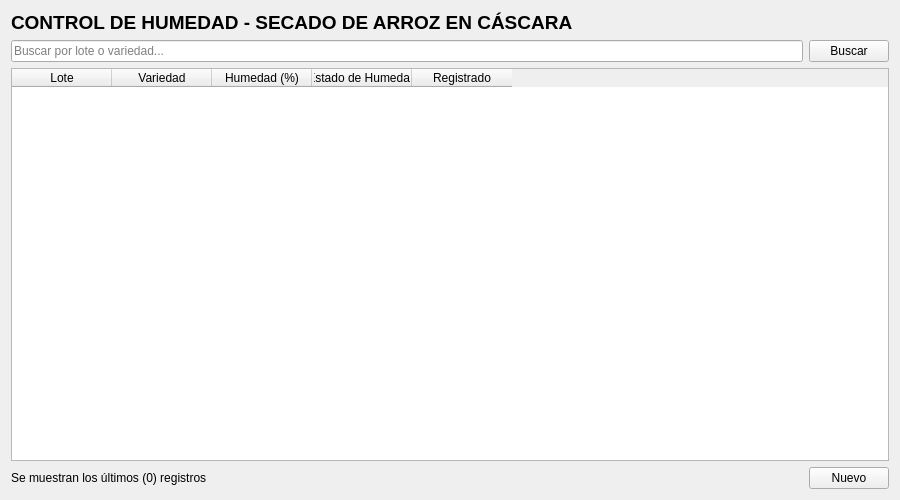
<?xml version="1.0" encoding="UTF-8"?>
<ui version="4.0">
 <class>Form</class>
 <widget class="QWidget" name="Form">
  <property name="geometry">
   <rect>
    <x>0</x>
    <y>0</y>
    <width>900</width>
    <height>500</height>
   </rect>
  </property>
  <property name="windowTitle">
   <string>Control de Humedad de Arroz - Molinos de Lambayeque</string>
  </property>
  <layout class="QVBoxLayout" name="verticalLayout">
   <item>
    <widget class="QLabel" name="label">
     <property name="font">
      <font>
       <pointsize>14</pointsize>
       <bold>true</bold>
      </font>
     </property>
     <property name="text">
      <string>CONTROL DE HUMEDAD - SECADO DE ARROZ EN CÁSCARA</string>
     </property>
    </widget>
   </item>
   <item>
    <layout class="QHBoxLayout" name="layout_busqueda">
     <item>
      <widget class="QLineEdit" name="txt_buscar">
       <property name="placeholderText">
        <string>Buscar por lote o variedad...</string>
       </property>
      </widget>
     </item>
     <item>
      <widget class="QPushButton" name="btn_buscar">
       <property name="text">
        <string>Buscar</string>
       </property>
      </widget>
     </item>
    </layout>
   </item>
   <item>
    <widget class="QTableWidget" name="tbl_muestras">
     <column>
      <property name="text">
       <string>Lote</string>
      </property>
     </column>
     <column>
      <property name="text">
       <string>Variedad</string>
      </property>
     </column>
     <column>
      <property name="text">
       <string>Humedad (%)</string>
      </property>
     </column>
     <column>
      <property name="text">
       <string>Estado de Humedad</string>
      </property>
     </column>
     <column>
      <property name="text">
       <string>Registrado</string>
      </property>
     </column>
     <property name="selectionMode">
      <enum>QAbstractItemView::SingleSelection</enum>
     </property>
     <property name="selectionBehavior">
      <enum>QAbstractItemView::SelectRows</enum>
     </property>
     <property name="alternatingRowColors">
      <bool>true</bool>
     </property>
     <property name="editTriggers">
      <enum>QAbstractItemView::NoEditTriggers</enum>
     </property>
     <attribute name="verticalHeaderVisible">
      <bool>false</bool>
     </attribute>
    </widget>
   </item>
   <item>
    <layout class="QHBoxLayout" name="layout_inferior">
     <item>
      <widget class="QLabel" name="label_2">
       <property name="text">
        <string>Se muestran los últimos (0) registros</string>
       </property>
      </widget>
     </item>
     <item>
      <spacer name="espaciador">
       <property name="orientation">
        <enum>Qt::Horizontal</enum>
       </property>
       <property name="sizeHint" stdset="0">
        <size>
         <width>40</width>
         <height>20</height>
        </size>
       </property>
      </spacer>
     </item>
     <item>
      <widget class="QPushButton" name="btn_nuevo">
       <property name="text">
        <string>Nuevo</string>
       </property>
      </widget>
     </item>
    </layout>
   </item>
  </layout>
 </widget>
 <resources/>
 <connections/>
</ui>
